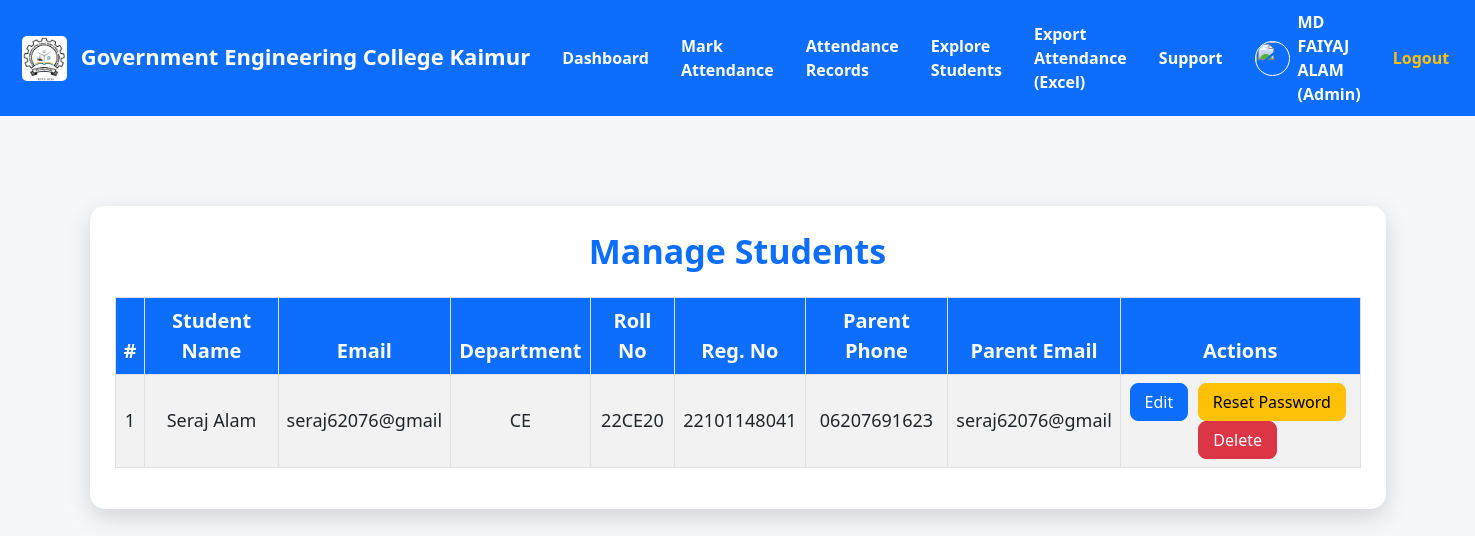
Page /admin/users (signed in) on the committed database.
### tables this page shows
CREATE TABLE users (
        id INTEGER PRIMARY KEY AUTOINCREMENT,
        name TEXT NOT NULL,
        email TEXT UNIQUE NOT NULL,
        password TEXT NOT NULL,
        role TEXT NOT NULL,
        department TEXT,
        semester INTEGER,
        roll_no TEXT,
        registration_no TEXT,
        parent_phone TEXT,
        parent_email TEXT,
        admin_branch TEXT,
        photo TEXT,
        created_at TEXT DEFAULT CURRENT_TIMESTAMP
    );

### app.py (the view)
@app.route("/admin/users")
@login_required(role="admin")
def admin_users():
    branch = session.get("admin_branch", "") or ""
    conn = get_db()
    users = conn.execute("""
    SELECT
        id,
        name,
        email,
        department,
        roll_no,
        registration_no,
        parent_phone,
        parent_email
    FROM users
    WHERE role='student'
      AND department LIKE ?
    ORDER BY id DESC
""", (f"{branch}%",)).fetchall()
    return render_template("admin_users.html", users=users)

### app.py (called while the page is built)
def get_db():
    conn = sqlite3.connect(DB_NAME)
    conn.row_factory = sqlite3.Row
    return conn

def login_required(role=None):
    def decorator(fn):
        @wraps(fn)
        def wrapper(*args, **kwargs):
            if "user_id" not in session:
                flash("Please login first!", "danger")
                return redirect(url_for("login"))
            if role:
                user_role = session.get("user_role", "")
                if user_role is None or user_role.lower() != role.lower():
                    flash("Access denied!", "danger")
                    return redirect(url_for("login"))
            return fn(*args, **kwargs)
        return wrapper
    return decorator

### templates/admin_users.html (shortened to what this page needs)
{% extends "base.html" %}
{% block content %}
<div class="card-box">
    <h2 class="page-title">Manage Students</h2>
    <table class="table table-bordered table-striped align-middle">
        <thead>
            <tr>
                <th>#</th>
                <th>Student Name</th>
                <th>Email</th>
                <th>Department</th>
                <th>Roll No</th>
                <th>Reg. No</th>
                <th>Parent Phone</th>
                <th>Parent Email</th>
                <th>Actions</th>
            </tr>
        </thead>
        <tbody>
            {% for u in users %}
            <tr>
                <td>{{ loop.index }}</td>
                <td>{{ u.name }}</td>
                <td>{{ u.email }}</td>
                <td>{{ u.department }}</td>
                <td>{{ u.roll_no }}</td>
                <td>{{ u.registration_no }}</td>
                <td>{{ u.parent_phone }}</td>
                <td>{{ u.parent_email }}</td>
                <td>
                    <a href="{{ url_for('edit_user', uid=u.id) }}" class="btn btn-primary btn-lgx">Edit</a>
                    <a href="{{ url_for('admin_reset_password', uid=u.id) }}" class="btn btn-warning btn-lgx">Reset
                        Password</a>
                    <a href="{{ url_for('admin_delete_user', uid=u.id) }}" class="btn btn-danger btn-lgx"
                        onclick="return confirm('Delete this student?')">Delete</a>
                </td>
            </tr>
            {% else %}
            <tr>
                <td colspan="9" class="text-center" style="font-size:20px; font-weight:600;">
                    No students found.
                </td>
            </tr>
            {% endfor %}
        </tbody>
    </table>
</div>
{% endblock %}

### templates/base.html (style rules this page uses)
body { background: #f5f7fb; }

### templates/admin_users.html (style rules this page uses)
.page-title { font-size: 34px; font-weight: 800; color: #0d6efd; text-align: center; margin-bottom: 25px; }
table { font-size: 18px; }
th { font-size: 20px; font-weight: 700 !important; background: #0d6efd !important; color: white !important; text-align: center; }
td { vertical-align: middle !important; text-align: center; font-size: 18px; font-weight: 500; padding: 12px; }
.btn-lgx { padding: 6px 14px; font-size: 16px; border-radius: 8px; margin-right: 5px; }
.card-box { padding: 25px; border-radius: 15px; background: white; box-shadow: 0 8px 25px rgba(0, 0, 0, 0.15); }

### rows in the picture
users: name "Seraj Alam", email "seraj62076@gmail", department "CE", roll_no "22CE20", registration_no "22101148041", parent_phone "06207691623", parent_email "seraj62076@gmail"

### other values in the picture
{{ session.get('user_name') }} "MD FAIYAJ ALAM"
{{ session.get('user_role')|capitalize }} "Admin"
